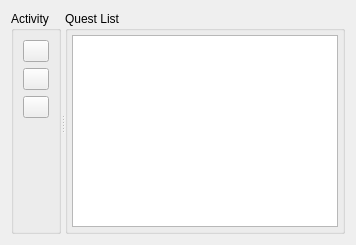
                 <widget class="QWidget" name="tab_2">
                  <attribute name="title">
                   <string>Quests</string>
                  </attribute>
                  <layout class="QHBoxLayout" name="horizontalLayout_24">
                   <item>
                    <widget class="QSplitter" name="splitter_10">
                     <property name="orientation">
                      <enum>Qt::Horizontal</enum>
                     </property>
                     <widget class="QGroupBox" name="groupBox_worldmap_mapaction_2">
                      <property name="maximumSize">
                       <size>
                        <width>50</width>
                        <height>16777215</height>
                       </size>
                      </property>
                      <property name="title">
                       <string>Activity</string>
                      </property>
                      <layout class="QVBoxLayout" name="verticalLayout_12">
                       <item>
                        <widget class="QPushButton" name="pushButton_addquest">
                         <property name="toolTip">
                          <string>Add map</string>
                         </property>
                         <property name="text">
                          <string/>
                         </property>
                         <property name="icon">
                          <iconset resource="editor.qrc">
                           <normaloff>:/Editor/Resources/icons/PNG/onebit_31.png</normaloff>:/Editor/Resources/icons/PNG/onebit_31.png</iconset>
                         </property>
                         <property name="iconSize">
                          <size>
                           <width>20</width>
                           <height>20</height>
                          </size>
                         </property>
                         <property name="flat">
                          <bool>false</bool>
                         </property>
                        </widget>
                       </item>
                       <item>
                        <widget class="QPushButton" name="pushButton_removequest">
                         <property name="toolTip">
                          <string>Remove selected map</string>
                         </property>
                         <property name="text">
                          <string/>
                         </property>
                         <property name="icon">
                          <iconset resource="editor.qrc">
                           <normaloff>:/Editor/Resources/icons/PNG/onebit_32.png</normaloff>:/Editor/Resources/icons/PNG/onebit_32.png</iconset>
                         </property>
                         <property name="iconSize">
                          <size>
                           <width>20</width>
                           <height>20</height>
                          </size>
                         </property>
                        </widget>
                       </item>
                       <item>
                        <widget class="QPushButton" name="pushButton_selectquest">
                         <property name="toolTip">
                          <string>Teleport to selected map</string>
                         </property>
                         <property name="text">
                          <string/>
                         </property>
                         <property name="icon">
                          <iconset resource="editor.qrc">
                           <normaloff>:/Editor/Resources/icons/PNG/onebit_27.png</normaloff>:/Editor/Resources/icons/PNG/onebit_27.png</iconset>
                         </property>
                         <property name="iconSize">
                          <size>
                           <width>20</width>
                           <height>20</height>
                          </size>
                         </property>
                        </widget>
                       </item>
                       <item>
                        <spacer name="verticalSpacer_14">
                         <property name="orientation">
                          <enum>Qt::Vertical</enum>
                         </property>
                         <property name="sizeHint" stdset="0">
                          <size>
                           <width>20</width>
                           <height>40</height>
                          </size>
                         </property>
                        </spacer>
                       </item>
                      </layout>
                     </widget>
                     <widget class="QGroupBox" name="groupBox_worldmaps_maplist_2">
                      <property name="title">
                       <string>Quest List</string>
                      </property>
                      <layout class="QHBoxLayout" name="horizontalLayout_22">
                       <property name="margin">
                        <number>4</number>
                       </property>
                       <item>
                        <widget class="QTableView" name="tableView_QuestList">
                         <property name="selectionMode">
                          <enum>QAbstractItemView::SingleSelection</enum>
                         </property>
                         <property name="selectionBehavior">
                          <enum>QAbstractItemView::SelectRows</enum>
                         </property>
                        </widget>
                       </item>
                      </layout>
                     </widget>
                    </widget>
                   </item>
                  </layout>
                 </widget>
